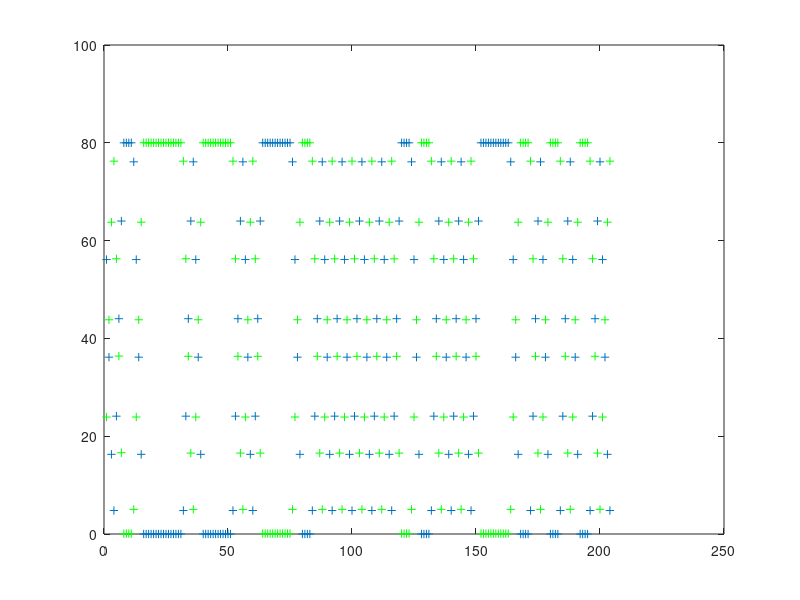
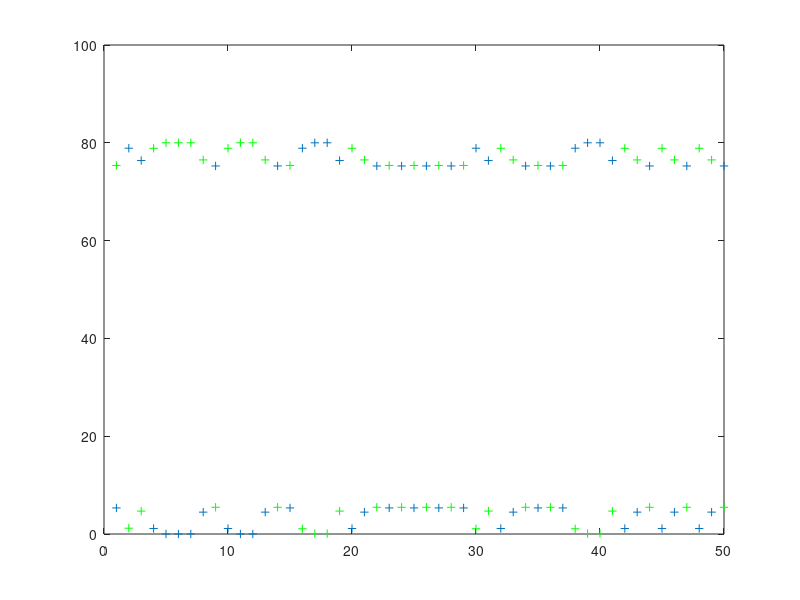

The MATLAB source for these figures, in order:
% fsk_horus.txt
% David Rowe 10 Oct 2015
%
% Experimental near space balloon FSK demodulator
% Assume high SNR, but fades near end of mission can wipe out a few bits
% So low SNR perf not a huge issue
%
% [ ] processing buffers of 1 second
%     + 8000 samples input
%     + keep 30 second sliding window to extract packet from
%     + do fine timing on this
%     [X] estimate frequency of two tones
%         + this way we cope with variable shift and drift
%     [ ] estimate amplitudes and equalise, or limit
% [ ] bit flipping against CRC
% [ ] implement CRC
% [ ] frame sync
% [ ] fine timing
% [ ] compare to fldigi

1;

function states = fsk_horus_init()
  states.Ndft = 8192;
  Fs = states.Fs = 8000;
  N = states.N = Fs;             % processing buffer size, nice big window for f1,f2 estimation
  Rs = states.Rs = 50;
  Ts = states.Ts = Fs/Rs;
  states.nsym = N/Ts;
  Nmem = states.Nmem  = N+2*Ts;    % two symbols memory
  states.f1_dc = zeros(1,Nmem);
  states.f2_dc = zeros(1,Nmem);
  states.P = 4;                  % oversample rate out of filter
  states.nin = N;                % can be N +/- Ts/P = N +/- 40 samples to adjust for sample clock offsets
  states.verbose = 1;
endfunction


% test modulator function

function tx  = fsk_horus_mod(states, tx_bits)
    tx = zeros(states.Ts*length(tx_bits),1);
    tx_phase = 0;
    Ts = states.Ts;
    f1 = 1500; f2 = 1900;

    for i=1:length(tx_bits)
      for k=1:Ts
        if tx_bits(i) == 1
          tx_phase += 2*pi*f1/states.Fs;
        else
          tx_phase += 2*pi*f2/states.Fs;
        end
        tx_phase = tx_phase - floor(tx_phase/(2*pi))*2*pi;
        tx((i-1)*Ts+k) = cos(tx_phase);
      end
    end

endfunction


% down converts and filters FSK audio samples, returning the filter output
% for f1 and f2, ready for fine timing estimation.  The f1 and f2 samples 
% are at a sample rate of 4Rs.
%
% Automagically estimates the frequency of the two tones, or
% looking at it another way, the frequency offset and shift
%
% nin is the number of input samples required by demodulator.  This is
% time varying.  It will nominally be N (8000), and occasionally N +/-
% Ts/P (8040 or 7960).  This is how we compensate for differences between the
% remote tx sample clock and our sample clock.  This function always returns
% N/Ts (50) demodulated bits.  Variable number of input samples, constant number
% of output bits.

function [f1_int f2_int states] = fsk_horus_dc_filter(states, sf)
  N = states.N;
  Ndft = states.Ndft;
  Fs = states.Fs;
  Rs = states.Rs;
  Ts = states.Ts;
  nsym = states.nsym;
  P = states.P;
  nin = states.nin;
  verbose = states.verbose;

  assert(length(sf) == nin);

  % find tone frequency and amplitudes ---------------------------------------------

  h = hanning(nin);
  Sf = fft(sf .* h, Ndft);
  [m1 m1_index] = max(Sf(1:Ndft/2));

  % zero out region around max so we can find second highest peak

  Sf2 = Sf;
  st = m1_index - 100;
  if st < 1
    st = 1;
  end
  en = m1_index + 100;
  if en > Ndft/2
    en = Ndft/2;
  end
  Sf2(st:en) = 0;

  [m2 m2_index] = max(Sf2(1:Ndft/2));

  % f1 always the lower tone

  if m1_index < m2_index
    f1 = (m1_index-1)*Fs/Ndft;
    f2 = (m2_index-1)*Fs/Ndft;
    twist = 20*log10(m1/m2);
  else
    f1 = (m2_index-1)*Fs/Ndft;
    f2 = (m1_index-1)*Fs/Ndft;
    twist = 20*log10(m2/m1);
  end

  states.f1 = f1;
  states.f2 = f2;

  % down convert and filter at 4Rs ------------------------------

  % update filter (integrator) memory by shifing in nin samples
  
  nold = N+2*Ts-nin; % number of old samples we retain

  f1_dc = states.f1_dc; 
  f1_dc(1:nold) = f1_dc(N+2*Ts-nold+1:N+2*Ts);
  f2_dc = states.f2_dc; 
  f2_dc(1:nold) = f2_dc(N+2*Ts-nold+1:N+2*Ts);

  % shift down to around DC

  f1_dc(nold+1:N+2*Ts) = sf' .* exp(-j*(0:nin-1)*2*pi*f1/Fs);
  f2_dc(nold+1:N+2*Ts) = sf' .* exp(-j*(0:nin-1)*2*pi*f2/Fs);

  % save filter (integrator) memory for next time

  states.f1_dc = f1_dc;
  states.f2_dc = f2_dc;

  % integrate over symbol period, which is effectively a LPF, removing
  % the -2Fc frequency image.  Can also be interpreted as an ideal
  % integrate and dump, non-coherent demod.  We run the integrator at
  % PRs = 4Rs (1/4 symbol offsets) to get outputs at a range of different
  % fine timing offsets.  We calculate integrator output over nsym+1 (e.g. 51)
  % symbols so we have extra samples for the fine timing re-sampler at either
  % end of the array.

  rx_bits = zeros(1, (nsym+1)*P);
  for i=1:(nsym+1)*P
    st = 1 + (i-1)*Ts/P;
    en = st+Ts-1;
    f1_int(i) = sum(f1_dc(st:en));
    f2_int(i) = sum(f2_dc(st:en));
  end

  % fine timing estimation -----------------------------------------------

  % Non linearity has a spectral line at Rs, with a phase
  % related to the fine timing offset.  See:
  %   http://www.rowetel.com/blog/?p=3573 
  % We have sampled the integrator output at Fs=P samples/symbol, so
  % lets do a single point DFT at w = 2*pi*f/Fs = 2*pi*Rs/(P*Rs)

  Np = length(f1_int);
  w = 2*pi*(Rs)/(P*Rs);
  x = abs((f1_int-f2_int)) * exp(-j*w*(0:Np-1))';
  norm_rx_timing = angle(x)/(2*pi);
  rx_timing = norm_rx_timing*P;

  % keep within 1..P-1

  if (rx_timing > P-1)
     rx_timing -= P;
  end
  if (rx_timing < 0)
     rx_timing += P;
  end

  % work out how many input samples we need next time, to keep rx_timing inside a 0.5 symbol range

  next_nin = N;
  if rx_timing > 3
     next_nin += Ts/P;
  end
  if rx_timing < 1;
     next_nin -= Ts/P;
  end
  states.nin = next_nin;

  % Re sample integrator outputs using fine timing estimate

  low_sample = floor(rx_timing);
  fract = rx_timing - low_sample;
  high_sample = ceil(rx_timing);

  if verbose
    printf("rx_timing: %3.2f low_sample: %d high_sample: %d fract: %3.3f nin_next: %d\n", rx_timing, low_sample, high_sample, fract, next_nin);
  end

  f1_int_resample = zeros(1,nsym);
  f2_int_resample = zeros(1,nsym);
  for i=1:nsym
    st = (i-1)*P + 1;
    f1_int_resample(i) = f1_int(st+low_sample)*(1-fract) + f1_int(st+high_sample)*fract;
    f2_int_resample(i) = f2_int(st+low_sample)*(1-fract) + f2_int(st+high_sample)*fract;
  end

  states.f1_int_resample = f1_int_resample;
  states.f2_int_resample = f2_int_resample;
endfunction


% demo script --------------------------------------------------------

more off
states = fsk_horus_init();
N = states.N;
P = states.P;
Rs = states.Rs;

EbNodB = 100;
EbNo = 10^(EbNodB/10);
variance = states.Fs/(states.Rs*EbNo);

%s = load_raw("~/Desktop/vk5arg-3.wav");

tx_bits = round(rand(1, N*10/states.Ts));
%tx_bits = zeros(1,3*N/states.Ts);
%tx_bits(1:2:length(tx_bits)) = 1;
s  = fsk_horus_mod(states, tx_bits);
s  += sqrt(variance/2)*randn(length(s),1);

timing_offset = round(0.3*states.Ts);
st = 1 + timing_offset;
for f=1:8

  % extract nin samples from input stream

  nin = states.nin;
  en = st + states.nin - 1;
  sf = s(st:en);
  st += nin;

  % demodulate to stream of bits
  [f1_int f2_int states] = fsk_horus_dc_filter(states, sf);
end

figure(1)
plot(abs(f1_int),'+')
hold on;
plot(abs(f2_int),'g+')
hold off;

figure(2);
plot(abs(states.f1_int_resample),'+')
hold on;
plot(abs(states.f2_int_resample),'g+')
hold off;

